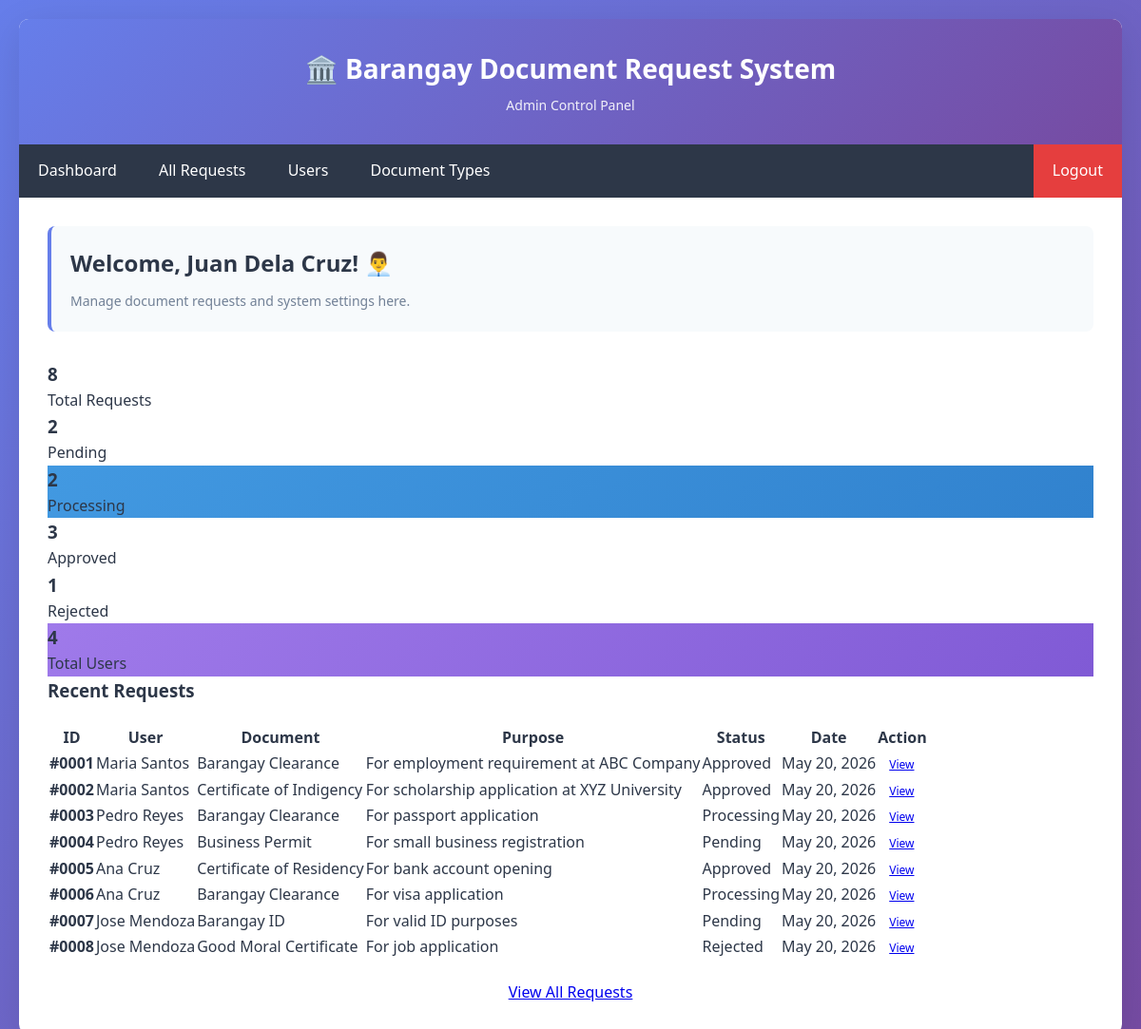
Page /admin/dashboard.php (signed in) on the committed database.
### tables this page shows
CREATE TABLE document_requests (
    id INT AUTO_INCREMENT PRIMARY KEY,
    user_id INT NOT NULL,
    document_type_id INT NOT NULL,
    purpose TEXT NOT NULL,
    status ENUM('pending', 'processing', 'approved', 'rejected') DEFAULT 'pending',
    request_date TIMESTAMP DEFAULT CURRENT_TIMESTAMP,
    processed_date TIMESTAMP NULL,
    processed_by INT NULL,
    remarks TEXT NULL,
    FOREIGN KEY (user_id) REFERENCES users(id) ON DELETE CASCADE,
    FOREIGN KEY (document_type_id) REFERENCES document_types(id) ON DELETE RESTRICT,
    FOREIGN KEY (processed_by) REFERENCES admins(id) ON DELETE SET NULL
);

CREATE TABLE document_types (
    id INT AUTO_INCREMENT PRIMARY KEY,
    document_name VARCHAR(100) NOT NULL,
    requirements TEXT,
    processing_days INT DEFAULT 3
);

### admin/dashboard.php (the view, shortened to what this page needs)
<?php
include '../includes/config.php';
$stats_sql = "SELECT
    COUNT(*) as total,
    SUM(CASE WHEN status = 'pending' THEN 1 ELSE 0 END) as pending,
    SUM(CASE WHEN status = 'processing' THEN 1 ELSE 0 END) as processing,
    SUM(CASE WHEN status = 'approved' THEN 1 ELSE 0 END) as approved,
    SUM(CASE WHEN status = 'rejected' THEN 1 ELSE 0 END) as rejected
FROM document_requests";
$stats = $conn->query($stats_sql)->fetch_assoc();
$total_users = $conn->query("SELECT COUNT(*) as count FROM users")->fetch_assoc()['count'];
$recent_sql = "SELECT dr.*, dt.document_name, CONCAT(u.firstname, ' ', u.lastname) as user_name
               FROM document_requests dr
               JOIN document_types dt ON dr.document_type_id = dt.id
               JOIN users u ON dr.user_id = u.id
               ORDER BY dr.request_date DESC
               LIMIT 10";
$recent_requests = $conn->query($recent_sql);
?>
<!DOCTYPE html>
<html lang="en">
<head>
    <link rel="stylesheet" href="../css/style.css">
</head>
<body>
    <div class="container">
        <div class="header">
            <h1>🏛️ Barangay Document Request System</h1>
            <p>Admin Control Panel</p>
        </div>
        <div class="navbar">
            <div>
                <a href="dashboard.php">Dashboard</a>
                <a href="requests.php">All Requests</a>
                <a href="users.php">Users</a>
                <a href="documents.php">Document Types</a>
            </div>
            <a href="../logout.php" class="logout">Logout</a>
        </div>
        <div class="content">
            <div class="welcome-box">
                <h2>Welcome, <?php echo htmlspecialchars($_SESSION['admin_name']); ?>! 👨‍💼</h2>
                <p>Manage document requests and system settings here.</p>
            </div>
            <div class="stats-grid">
                <div class="stat-card">
                    <h3><?php echo $stats['total']; ?></h3>
                    <p>Total Requests</p>
                </div>
                <div class="stat-card warning">
                    <h3><?php echo $stats['pending']; ?></h3>
                    <p>Pending</p>
                </div>
                <div class="stat-card" style="background: linear-gradient(135deg, #4299e1 0%, #3182ce 100%);">
                    <h3><?php echo $stats['processing']; ?></h3>
                    <p>Processing</p>
                </div>
                <div class="stat-card success">
                    <h3><?php echo $stats['approved']; ?></h3>
                    <p>Approved</p>
                </div>
                <div class="stat-card danger">
                    <h3><?php echo $stats['rejected']; ?></h3>
                    <p>Rejected</p>
                </div>
                <div class="stat-card" style="background: linear-gradient(135deg, #9f7aea 0%, #805ad5 100%);">
                    <h3><?php echo $total_users; ?></h3>
                    <p>Total Users</p>
                </div>
            </div>
            <h3 style="margin-bottom: 20px;">Recent Requests</h3>
            <?php if ($recent_requests->num_rows > 0): ?>
                <table>
                    <thead>
                        <tr>
                            <th>ID</th>
                            <th>User</th>
                            <th>Document</th>
                            <th>Purpose</th>
                            <th>Status</th>
                            <th>Date</th>
                            <th>Action</th>
                        </tr>
                    </thead>
                    <tbody>
                        <?php while ($row = $recent_requests->fetch_assoc()): ?>
                        <tr>
                            <td><strong>#<?php echo str_pad($row['id'], 4, '0', STR_PAD_LEFT); ?></strong></td>
                            <td><?php echo htmlspecialchars($row['user_name']); ?></td>
                            <td><?php echo htmlspecialchars($row['document_name']); ?></td>
                            <td><?php echo htmlspecialchars(substr($row['purpose'], 0, 50)) . (strlen($row['purpose']) > 50 ? '...' : ''); ?></td>
                            <td>
                                <span class="status-badge status-<?php echo $row['status']; ?>">
                                    <?php echo ucfirst($row['status']); ?>
                                </span>
                            </td>
                            <td><?php echo date('M d, Y', strtotime($row['request_date'])); ?></td>
                            <td>
                                <a href="view-request.php?id=<?php echo $row['id']; ?>" class="btn btn-primary" style="padding: 6px 12px; font-size: 12px;">View</a>
                            </td>
                        </tr>
                        <?php endwhile; ?>
                    </tbody>
                </table>
                <div style="margin-top: 20px; text-align: center;">
                    <a href="requests.php" class="btn btn-secondary">View All Requests</a>
                </div>
            <?php endif; ?>
        </div>
    </div>
</body>
</html>

### css/style.css (style rules this page uses)
:root { --primary-gradient-start: #667eea; --primary-gradient-end: #764ba2; --primary-color: #667eea; --primary-dark: #5568d3; --secondary-color: #718096; --secondary-dark: #4a5568; --status-pending-bg: #fed7d7; --status-pending-text: #c53030; --status-processing-bg: #feebc8; --status-processing-text: #c05621; --status-approved-bg: #c6f6d5; --status-approved-text: #22543d; --status-rejected-bg: #fed7d7; --status-rejected-text: #742a2a; --success-color: #48bb78; --success-dark: #38a169; --warning-color: #ed8936; --warning-dark: #dd6b20; --danger-color: #f56565; --danger-dark: #e53e3e; --info-color: #4299e1; --info-dark: #3182ce; --white: #ffffff; --gray-50: #f7fafc; --gray-100: #edf2f7; --gray-200: #e2e8f0; --gray-300: #cbd5e0; --gray-400: #a0aec0; --gray-500: #718096; --gray-600: #4a5568; --gray-700: #2d3748; --gray-800: #1a202c; --gray-900: #171923; --spacing-xs: 5px; --spacing-sm: 10px; --spacing-md: 15px; --spacing-lg: 20px; --spacing-xl: 30px; --spacing-2xl: 40px; --radius-sm: 4px; --radius-md: 6px; --radius-lg: 8px; --radius-xl: 10px; --radius-pill: 20px; --shadow-sm: 0 1px 3px rgba(0, 0, 0, 0.1); --shadow-md: 0 4px 6px rgba(0, 0, 0, 0.1); --shadow-lg: 0 10px 40px rgba(0, 0, 0, 0.1); --transition-fast: 0.15s ease; --transition-normal: 0.3s ease; --transition-slow: 0.5s ease; }
* { margin: 0; padding: 0; box-sizing: border-box; }
html { font-size: 16px; scroll-behavior: smooth; }
body { font-family: 'Segoe UI', Tahoma, Geneva, Verdana, sans-serif; background: linear-gradient(135deg, var(--primary-gradient-start) 0%, var(--primary-gradient-end) 100%); min-height: 100vh; padding: var(--spacing-lg); color: var(--gray-700); line-height: 1.6; }
.container { max-width: 1200px; margin: 0 auto; background: var(--white); border-radius: var(--radius-xl); box-shadow: var(--shadow-lg); overflow: hidden; }
.content { padding: var(--spacing-xl); }
.header { background: linear-gradient(135deg, var(--primary-gradient-start) 0%, var(--primary-gradient-end) 100%); color: var(--white); padding: var(--spacing-xl); text-align: center; }
.header h1 { font-size: 28px; margin-bottom: 5px; font-weight: 700; }
.header p { font-size: 14px; opacity: 0.9; }
.navbar { background: var(--gray-700); padding: 0; display: flex; justify-content: space-between; align-items: center; }
.navbar a { color: var(--white); padding: 15px 20px; text-decoration: none; display: inline-block; transition: background var(--transition-normal); }
.navbar .logout { background: var(--danger-dark); }
.welcome-box { background: var(--gray-50); padding: var(--spacing-lg); border-radius: var(--radius-lg); border-left: 4px solid var(--primary-color); margin-bottom: var(--spacing-xl); }
.welcome-box h2 { color: var(--gray-700); margin-bottom: var(--spacing-sm); font-size: 24px; }
.welcome-box p { color: var(--gray-500); font-size: 14px; }

### rows in the picture
document_requests: id "0001", user_name "Maria Santos", document_type.document_name "Barangay Clearance", purpose "For employment requirement at ABC Company", status "Approved", request_date "May 20, 2026"
document_requests: id "0002", user_name "Maria Santos", document_type.document_name "Certificate of Indigency", purpose "For scholarship application at XYZ University", status "Approved", request_date "May 20, 2026"
document_requests: id "0003", user_name "Pedro Reyes", document_type.document_name "Barangay Clearance", purpose "For passport application", status "Processing", request_date "May 20, 2026"
document_requests: id "0004", user_name "Pedro Reyes", document_type.document_name "Business Permit", purpose "For small business registration", status "Pending", request_date "May 20, 2026"
document_requests: id "0005", user_name "Ana Cruz", document_type.document_name "Certificate of Residency", purpose "For bank account opening", status "Approved", request_date "May 20, 2026"
document_requests: id "0006", user_name "Ana Cruz", document_type.document_name "Barangay Clearance", purpose "For visa application", status "Processing", request_date "May 20, 2026"
document_requests: id "0007", user_name "Jose Mendoza", document_type.document_name "Barangay ID", purpose "For valid ID purposes", status "Pending", request_date "May 20, 2026"
document_requests: id "0008", user_name "Jose Mendoza", document_type.document_name "Good Moral Certificate", purpose "For job application", status "Rejected", request_date "May 20, 2026"

### other values in the picture
$_SESSION['admin_name'] "Juan Dela Cruz"
$stats['total'] "8"
$stats['pending'] "2"
$stats['processing'] "2"
$stats['approved'] "3"
$stats['rejected'] "1"
$total_users "4"
